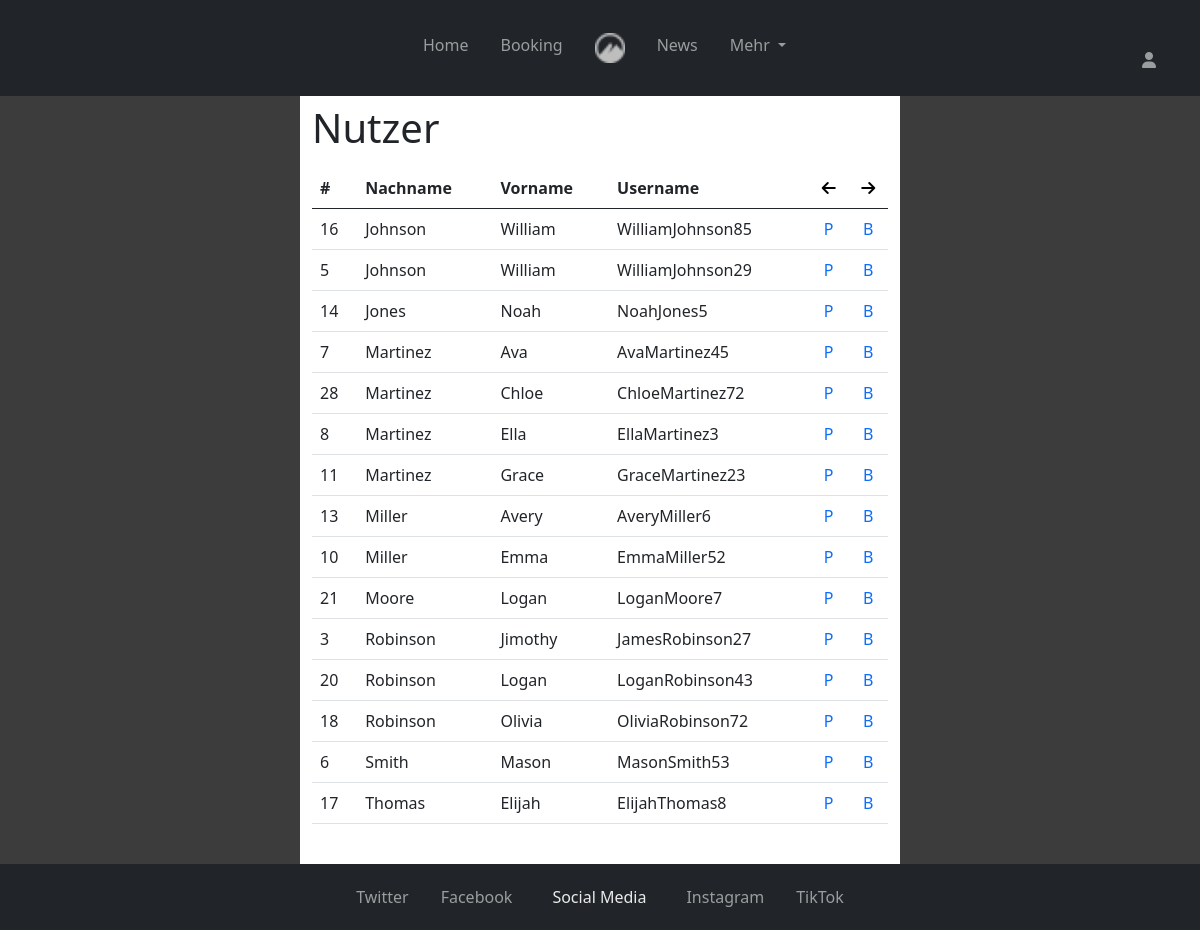
Page /admin/users.php?p=2 (signed in) on the committed database.
### tables this page shows
CREATE TABLE `user` (
  `userid` int(11) NOT NULL,
  `fk_personid` int(11) NOT NULL,
  `username` varchar(255) NOT NULL,
  `password` varchar(128) NOT NULL COMMENT 'hashed',
  `email` varchar(255) NOT NULL,
  `status` int(1) NOT NULL DEFAULT 1
);

CREATE TABLE `person` (
  `Personid` int(11) NOT NULL,
  `firstname` varchar(255) NOT NULL,
  `lastname` varchar(255) NOT NULL,
  `gender` varchar(50) NOT NULL
);

### admin/users.php (the view, shortened to what this page needs)
<?php
  $USERS_PER_PAGE = 15;
  require '../php/scripts/funcs.php';
  $db = get_db();
  $page = get_default($_GET['p'], 1);
  $max_page = ceil($db->query("SELECT * FROM user")->num_rows / $USERS_PER_PAGE);
  $user_range_start = $USERS_PER_PAGE * ($page-1);
  $sql = 'SELECT firstname, lastname, userid, username
          FROM user JOIN person ON fk_personid = personid
          ORDER BY lastname, firstname
          LIMIT '. $user_range_start . ',' . $USERS_PER_PAGE;
  $users = $db->query($sql)->fetch_all(MYSQLI_ASSOC);
?>
<!DOCTYPE html>
<html lang="de">
<head>
  <?php require '../php/head.php'; ?>
</head>
<body>
  <div class="container-site d-flex flex-column justify-content-between">
    <div class="container-navbar-content d-flex flex-column flex-grow-1">
      <?php include '../php/navbar.php' ?>
      <div class="flex-container content-background flex-grow-1">
      <div class="container site_content py-2 pb-4">
        <h1>Nutzer</h1>
          <div class="mt-3">
            <table class="table">
              <thead>
                <th>#</th>
                <th>Nachname</th>
                <th>Vorname</th>
                <th>Username</th>
                <th>
                  <div class="d-flex justify-content-center"> <?=switch_page_button(-1, $page, $max_page);?> </div>
                </th>
                <th>
                  <div class="d-flex justify-content-center"> <?=switch_page_button(+1, $page, $max_page);?> </div>
                </th>
              </thead>
              <tbody>
                <?php foreach($users as $user): ?>
                <tr>
                  <td><?=$user['userid']?></td>
                  <td><?=$user['lastname']?></td>
                  <td><?=$user['firstname']?></td>
                  <td><?=$user['username']?></td>
                  <td class="text-center">
                    <a role="profil" href="<?='/user/profile.php?edit='.$user['userid']?>">P</a>
                  </td>
                  <td class="text-center">
                    <a role="buchungen" href="<?='/admin/bookings.php?user='.$user['userid']?>">B</a>
                  </td>
                </tr>
                <?php endforeach; ?>
              </tbody>
            </table>
          </div>
      </div>
      </div>
    </div>
  <?php include '../php/footer.php' ?>
  </div>
</body>
</html>

### styles.css (style rules this page uses)
a { text-decoration: none !important; }
.container-site { height: 100vh; background-color:rgb(60, 60, 60); }
div.content-background { padding: 0% 0%; background-color:rgb(60, 60, 60); }
.site_content { background-color: white; }
@media screen and (min-width: 768px) { div.content-background { padding: 0% 15%; } }
@media screen and (min-width: 1200px) { div.content-background { padding: 0% 25%; } }

### rows in the picture
user: userid "16", fk_personid.lastname "Johnson", fk_personid.firstname "William", username "WilliamJohnson85"
user: userid "5", fk_personid.lastname "Johnson", fk_personid.firstname "William", username "WilliamJohnson29"
user: userid "14", fk_personid.lastname "Jones", fk_personid.firstname "Noah", username "NoahJones5"
user: userid "7", fk_personid.lastname "Martinez", fk_personid.firstname "Ava", username "AvaMartinez45"
user: userid "28", fk_personid.lastname "Martinez", fk_personid.firstname "Chloe", username "ChloeMartinez72"
user: userid "8", fk_personid.lastname "Martinez", fk_personid.firstname "Ella", username "EllaMartinez3"
user: userid "11", fk_personid.lastname "Martinez", fk_personid.firstname "Grace", username "GraceMartinez23"
user: userid "13", fk_personid.lastname "Miller", fk_personid.firstname "Avery", username "AveryMiller6"
user: userid "10", fk_personid.lastname "Miller", fk_personid.firstname "Emma", username "EmmaMiller52"
user: userid "21", fk_personid.lastname "Moore", fk_personid.firstname "Logan", username "LoganMoore7"
user: userid "3", fk_personid.lastname "Robinson", fk_personid.firstname "Jimothy", username "JamesRobinson27"
user: userid "20", fk_personid.lastname "Robinson", fk_personid.firstname "Logan", username "LoganRobinson43"
user: userid "18", fk_personid.lastname "Robinson", fk_personid.firstname "Olivia", username "OliviaRobinson72"
user: userid "6", fk_personid.lastname "Smith", fk_personid.firstname "Mason", username "MasonSmith53"
user: userid "17", fk_personid.lastname "Thomas", fk_personid.firstname "Elijah", username "ElijahThomas8"
